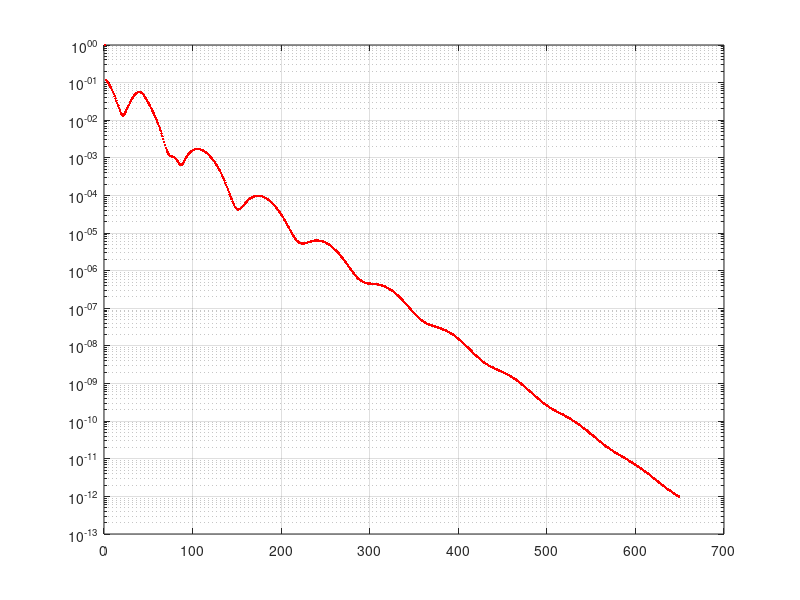

The MATLAB script that drew this image:
clc, clear all
A=[3  8  3  4;
   2  6  7  9;
   4  6  5  1;
   1  2 -6 -5]
b=[2;3;-2;-1]
n=size(A,1)
Aprad=A;

alpha=[-10; 1; 10; 10];  % laisvai parinkti metodo parametrai

Atld=diag(1./diag(A))*A-diag(alpha)
btld=diag(1./diag(A))*b

nitmax=1000;
eps=1e-12;
x=zeros(n,1);x1=zeros(n,1);
fprintf(1,'\n sprendimas iteracijomis:'); 
for it=1:nitmax
    for i=1:n
        x1(i)=(btld(i)-Atld(i,:)*x1)/alpha(i);
    end
    prec(it)=norm(x1-x)/(norm(x)+norm(x1));
    fprintf(1,'iteracija Nr. %d,  tikslumas  %g\n',it,prec(it))
    if prec(it) < eps, break, end
    x=x1;
end
x
disp('patikrinimas')
Aprad*x-b

semilogy([1:length(prec)],prec,'r.');grid on,hold on